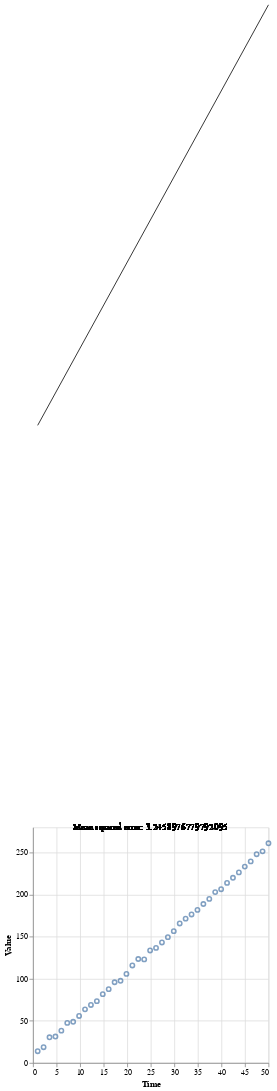

This figure's Vega-Lite source:
### Vega-Lite specification from a JSON file in a GitHub repository (floating-point values rounded to 4 significant figures)
{"config": {"view": {"continuousWidth": 300, "continuousHeight": 300}}, "layer": [{"data": {"name": "data-a35ad5a344664320dbc3d5563569c68c"}, "mark": {"type": "point"}, "encoding": {"x": {"field": "x", "scale": {"domain": [1, 50]}, "title": "Time", "type": "quantitative"}, "y": {"field": "y", "scale": {"domain": [0, 270]}, "title": "Value", "type": "quantitative"}}}, {"data": {"name": "empty"}, "mark": {"type": "rule"}, "encoding": {"x": {"datum": 1.0}, "x2": {"datum": 50.0}, "y": {"field": "y", "type": "quantitative"}, "y2": {"field": "y2"}}, "transform": [{"calculate": "150*m+b", "as": "y"}, {"calculate": "250*m+b", "as": "y2"}]}, {"data": {"name": "data-a35ad5a344664320dbc3d5563569c68c"}, "mark": {"type": "text"}, "encoding": {"text": {"field": "text", "type": "nominal"}, "y": {"value": 0}}, "transform": [{"calculate": "pow((datum.y - (datum.x*m+b)), 2)", "as": "res"}, {"joinaggregate": [{"op": "sum", "field": "res", "as": "s2"}, {"op": "count", "as": "n"}]}, {"calculate": "sqrt(1/datum.n * datum.s2)", "as": "s"}, {"calculate": "-pow((datum.y - (datum.x*m+b))/datum.s,2)*0.5 - 0.5*log(2*PI) - log(datum.s)", "as": "ll"}, {"joinaggregate": [{"op": "sum", "field": "ll", "as": "tll"}]}, {"calculate": "(datum.tll / log(10))", "as": "lk"}, {"calculate": "ceil(datum.lk)", "as": "lk_base"}, {"calculate": "pow(10,(-(datum.lk - datum.lk_base)))", "as": "lk_exp"}, {"calculate": "(round((datum.lk_exp * 100)) / 100)", "as": "lk_exp_rounded"}, {"calculate": "('Mean squared error: ' + (datum.s2 / datum.n))", "as": "text"}]}], "params": [{"name": "m", "bind": {"input": "range", "max": 10, "min": 0, "name": "Slope (m): "}, "value": 5}, {"name": "b", "bind": {"input": "range", "max": 20, "min": -10, "name": "Intercept (b): "}, "value": 8}], "$schema": "https://vega.github.io/schema/vega-lite/v5.8.0.json", "datasets": {"data-a35ad5a344664320dbc3d5563569c68c": [{"x": 1.0, "y": 13.88}, {"x": 2.256, "y": 18.62}, {"x": 3.513, "y": 30.43}, {"x": 4.769, "y": 31.34}, {"x": 6.026, "y": 38.35}, {"x": 7.282, "y": 47.58}, {"x": 8.538, "y": 48.87}, {"x": 9.795, "y": 55.79}, {"x": 11.05, "y": 63.63}, {"x": 12.31, "y": 68.88}, {"x": 13.56, "y": 73.43}, {"x": 14.82, "y": 81.69}, {"x": 16.08, "y": 87.67}, {"x": 17.33, "y": 95.87}, {"x": 18.59, "y": 97.62}, {"x": 19.85, "y": 105.8}, {"x": 21.1, "y": 115.8}, {"x": 22.36, "y": 123.5}, {"x": 23.62, "y": 123.1}, {"x": 24.87, "y": 133.6}, {"x": 26.13, "y": 136.7}, {"x": 27.38, "y": 143.2}, {"x": 28.64, "y": 149.5}, {"x": 29.9, "y": 156.6}, {"x": 31.15, "y": 165.8}, {"x": 32.41, "y": 171.5}, {"x": 33.67, "y": 176.5}, {"x": 34.92, "y": 181.9}, {"x": 36.18, "y": 188.9}, {"x": 37.44, "y": 195.0}, {"x": 38.69, "y": 203.0}, {"x": 39.95, "y": 206.5}, {"x": 41.21, "y": 214.0}, {"x": 42.46, "y": 220.1}, {"x": 43.72, "y": 226.5}, {"x": 44.97, "y": 233.4}, {"x": 46.23, "y": 239.5}, {"x": 47.49, "y": 248.1}, {"x": 48.74, "y": 251.5}, {"x": 50.0, "y": 261.1}], "empty": [{}]}}
